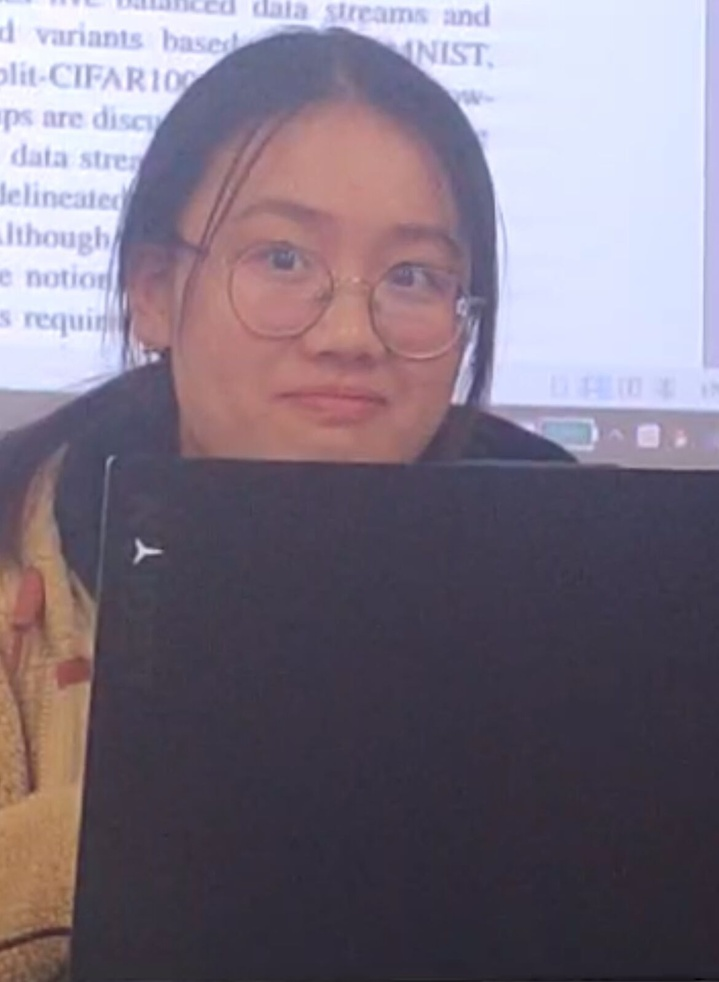
#> input picture img/cqy_smile_dataset/zen_yang.jpg, 719 x 982 px, shrunk from 1170 x 1599 before the run, found by its file name
$ jupyter execute transform_matrix.ipynb
#> lines starting #> are read from the running program, lines starting #| are printed output that depends on the picture
[cell 1]
import cv2

img = cv2.imread('F:\\cqy_smile_dataset\\zen_yang.jpg')
#> img is the input picture: shape (982, 719, 3); mean B, G, R 126.2, 111.8, 121.7
#获取变换矩阵
#以（100，100）为中心逆时针旋转15度，1表示不缩放
M = cv2.getRotationMatrix2D((100,100),15,1)

h,w,ch = img.shape
#> h = 982; w = 719; ch = 3

img_ = cv2.warpAffine(img,M,dsize=(w,h))
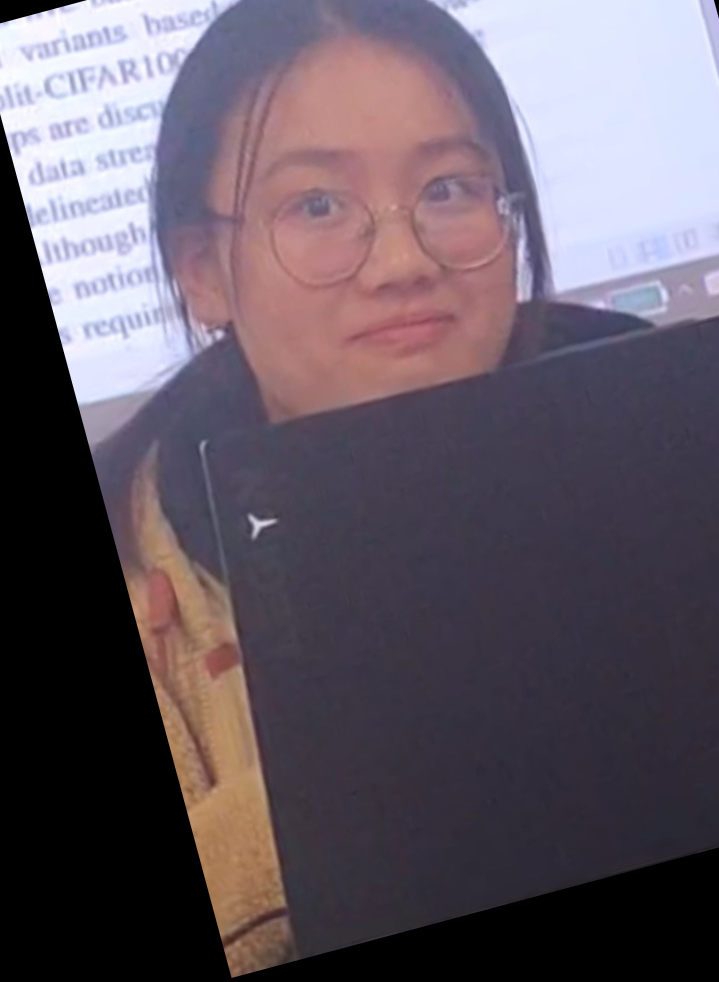
#> img_: shape (982, 719, 3); mean B, G, R 99.3, 88.5, 98.3

cv2.imshow('img_',img_)
cv2.waitKey(0)
cv2.destroyAllWindows()

[cell 2]
M1 = cv2.getRotationMatrix2D((w/2,h/2),45,1)
img_1 = cv2.warpAffine(img,M1,dsize=(w,h))
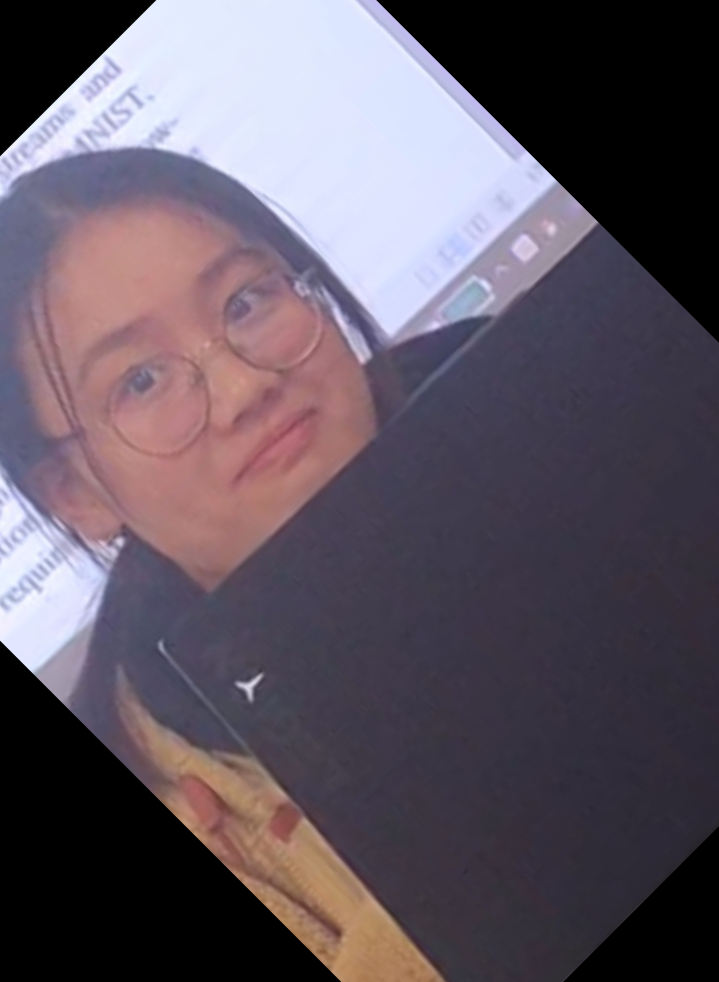
#> img_1: shape (982, 719, 3); mean B, G, R 97.1, 85.6, 95.1
cv2.imshow('img_1',img_1)
cv2.waitKey(0)
cv2.destroyAllWindows()

$ run again, with img/cqy_smile_dataset/che_di_di_wu_ji_dan.jpg copied over img/cqy_smile_dataset/zen_yang.jpg
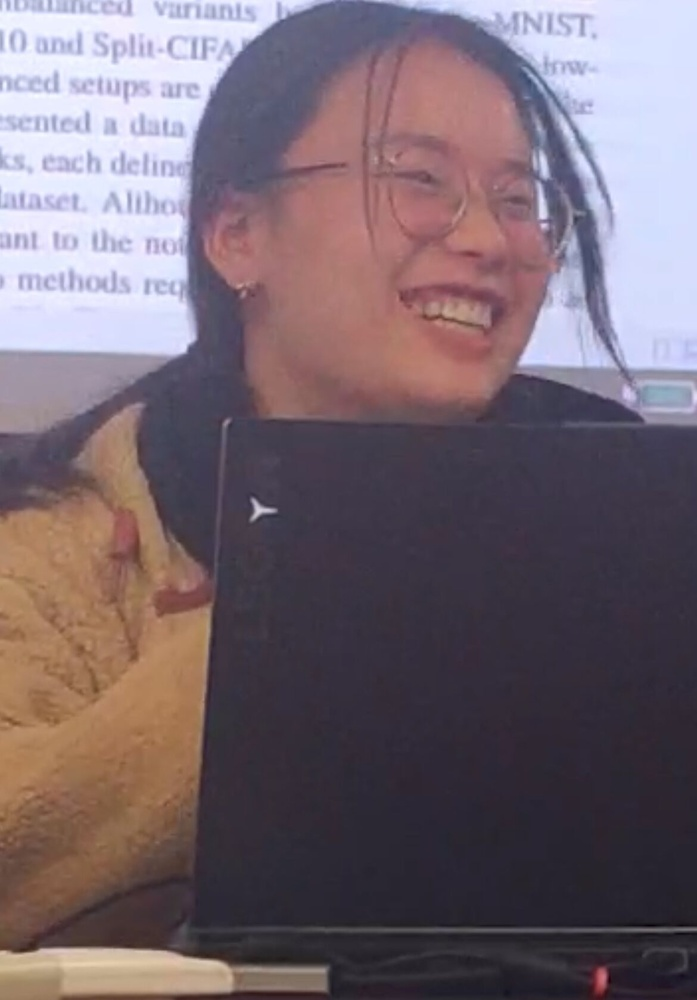
#> input picture img/cqy_smile_dataset/che_di_di_wu_ji_dan.jpg, 697 x 1000 px, shrunk from 1170 x 1678 before the run, found by its file name
#> img is the input picture: shape (1000, 697, 3); mean B, G, R 111.7, 102.5, 117
#> `img_ = cv2.warpAffine(img,M,dsize=(w,h))`:
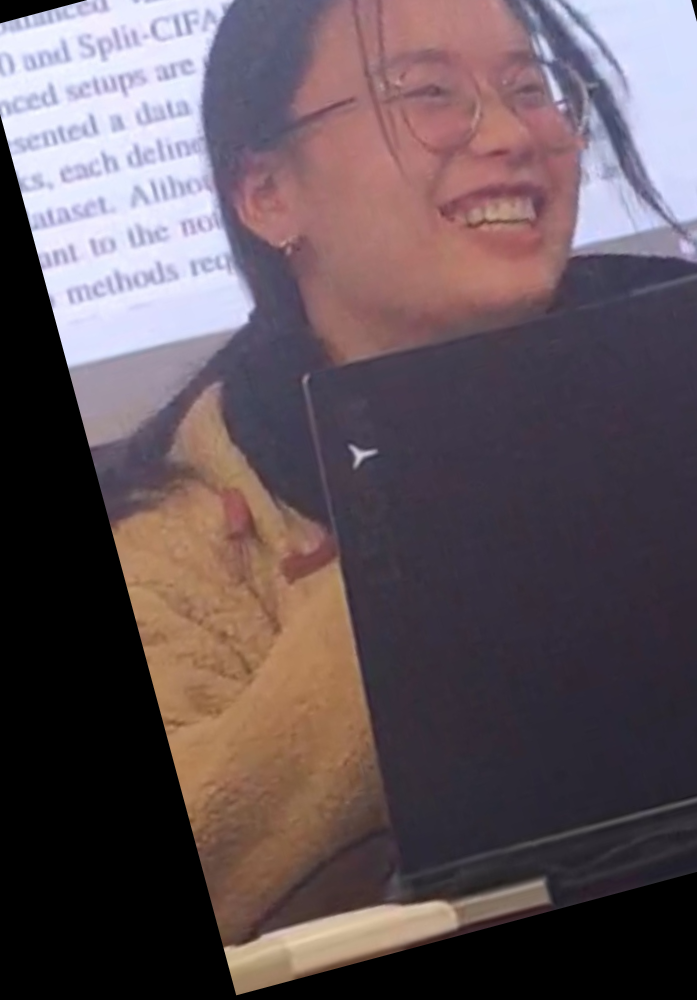
#> img_: shape (1000, 697, 3); mean B, G, R 89.2, 83.6, 97.4
#> `img_1 = cv2.warpAffine(img,M1,dsize=(w,h))`:
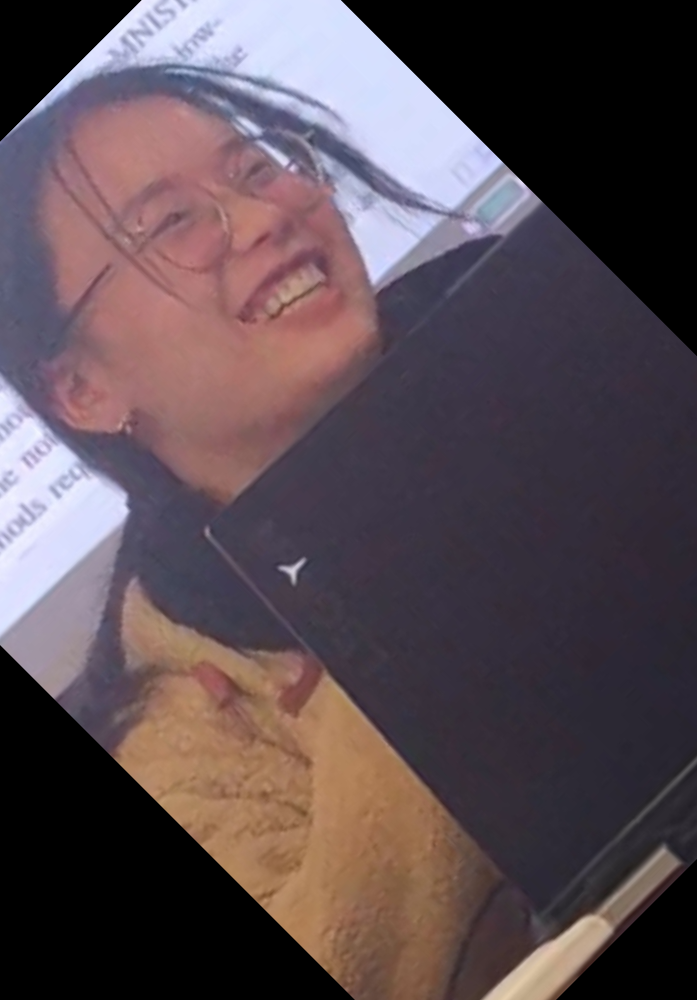
#> img_1: shape (1000, 697, 3); mean B, G, R 81.4, 75.4, 89.3
